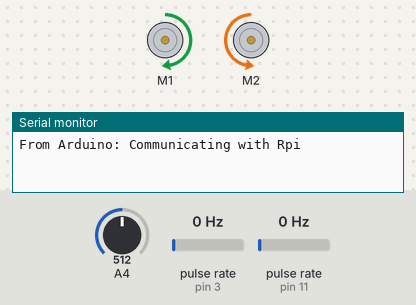
Recording of a sketch running on a simulated Arduino Uno, built with avr-gcc and run on an emulated ATmega328P. On the bench: 2 × DC motor (green arrow = forward, orange = backward, longer = faster), the last lines printed to the serial monitor. Wiring (inferred from the names in the program): 2 × pulse sensor: data pin 3 / data pin 11. The inputs (shaded band) are chosen by the test bench; at power-on: pulse rate (sensors on pin 11, pin 3) 0 Hz, A4 = 512.

Above: at 2.2 s.
2.3 s: pulse rate (sensor on pin 11) set to 150 Hz
At 4.4 s:
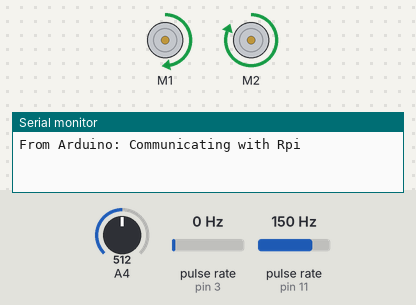
At 5.12 s:
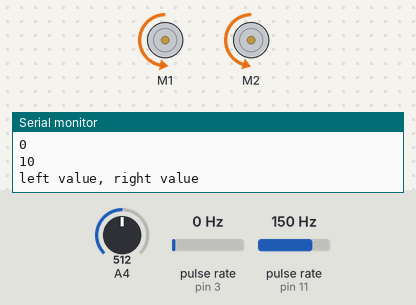
5.3 s: pulse rate (sensor on pin 3) set to 196 Hz
At 8.21 s:
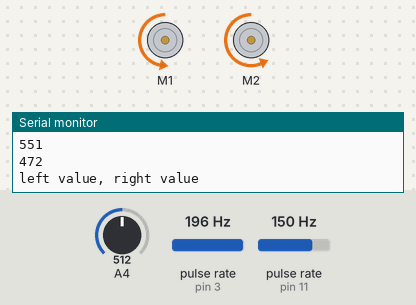
8.3 s: pulse rate (sensor on pin 3) set to 100 Hz
11.3 s: pulse rate (sensor on pin 11) set to 100 Hz
14.3 s: pulse rate (sensor on pin 3) set to 4 Hz
At 15.59 s:
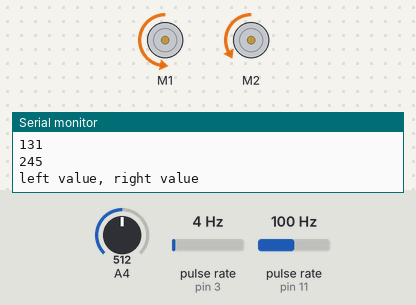
17.3 s: pulse rate (sensor on pin 11) set to 4 Hz
Timing chart, 0 to 23.1 s (numbered marks = the images above; inputs shaded):
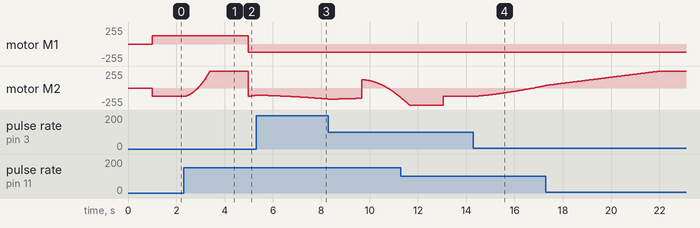

Measured:
- after the input at 2.3 s, motor M1: forward 127/255 → backward 127/255 after 2.7 s
- after the input at 14.3 s, motor M2: moves from backward 127/255 to forward 38/255 over 2.9 s, starting at once

The sketch:

ObstacleAvoidance.ino
```cpp
#include <DualVNH5019MotorShield.h>
#include <SharpIR.h>
#include <PinChangeInt.h>

DualVNH5019MotorShield md;

#define FR A0 //front right sensor
#define FC A4 //front center sensor
#define FL A1 //front left sensor
#define LL A3 //left long range sensor
#define LS A5 //left short range sensor
#define R A2 //right sensor

/*
#define FL A1 //front left
#define R A2 //right
#define LL A3 //left long
#define FC A4 //front center
#define LS A5 //left short
#define FR A0 //front right
*/


#define motor_R_enconder 11
#define motor_L_enconder 3

#define SRmodel 1080
#define LRmodel 20150

#define RECORDS 39

int sensorReading[50];
int obstacle = 0;

double distance[RECORDS];
String gridsToRpi;
volatile int left_encoder_val = 0, right_encoder_val = 0, left_encoder_val2 = 0;

float prevError = 0.0;
float integral = 0.0;

float testSpeed = 200; //180                              //
float PID_KP =  0.545; // lower = right, higher = left     // computePID() //-1.3
//float PID_KP = 15;
float PID_KI = 0.009;  //0.01                                       // computePID()
//float PID_KI = 0.87;
float PID_KD = 0.005;  //0.05                                       // computePID()
float GRID_DISTANCE[5] = {10.4, 25, 29.7, 49, 51};   // (int)
//float DG_GRID_DISTANCE[5] = {14.7, 20.5, 29.7, 40.1, 51}; // moveByDgGrids(int)
float DG_GRID_DISTANCE[5] = {10,20,30,40,50};
float LEFT_ROTATION_DEGREE_OFFSET = -1;                   // rotateLeft(int)
float RIGHT_ROTATION_DEGREE_OFFSET = 3.5;                  // rotateRight(int)
int NUM_OF_SENSOR_READINGS_TO_TAKE = 15;                  // getDistance()
int NUM_OF_SENSOR_READINGS_TO_TAKE_CALIBRATION = 5;       // calAngle() and calDistance()
int COMMAND_DELAY = 60;

const float WHEELCCF = 2 * PI * 3;

// Below Values for HWLab3 Use
float SENSOR_L_RANGE[4] = {41, 31.0, 20, 12};
float SENSOR_R_RANGE[4] = {41, 31.0, 20, 12};
float SENSOR_FL_RANGE[4] = {35, 28.5, 17.5, 10.5};
float SENSOR_FC_RANGE[4] = {35, 28.5, 17.5, 10.5};
float SENSOR_FR_RANGE[4] = {35, 28.5, 17.5, 10.5};
float SENSOR_LR_RANGE[7] = {85, 75, 66, 55, 43, 26, 18};

SharpIR fl =  SharpIR(FL, SRmodel);
SharpIR r =  SharpIR(R, SRmodel);
SharpIR ll =  SharpIR(LL, LRmodel);
SharpIR fc =  SharpIR(FC, SRmodel);
SharpIR ls =  SharpIR(LS, SRmodel);
SharpIR fr =  SharpIR(FR, SRmodel);
/*
float fl[9], fc[9], fr[9], ll[9],ls[9],r[9];
int flR, fcR, frR, llR,lsR,rR;
int sensorReadings[6];
float distance[6];
char cmd = "";
String sensorReadingToRpi;
*/


void setup()
{
  //Serial.begin(115200);
  Serial.begin(9600);
  Serial.println("From Arduino: Communicating with Rpi");

  pinMode(motor_R_enconder, INPUT);
  pinMode(motor_L_enconder, INPUT);

  md.init();
  md.setSpeeds(0,0);

  PCintPort::attachInterrupt(motor_R_enconder, lTick, RISING);
  PCintPort::attachInterrupt(motor_L_enconder, rTick, RISING);

  delay(1000);
}

void loop()
{

   /*
   delay(1000);
   sendSensorReading();
   delay(100);
    //if((calculateGrids(FC) == -1 || calculateGrids(FC) == 2) && (calculateGrids(R) == 1 || calculateGrids(R) == 2))//add condition for right/left sensor
    //if(calculateGrids(R) == 1)
    if(calculateGrids(FL)==  -1 && calculateGrids(R) != -1)
    {

    moveByGrids(2);
    //Serial.println("logic1");
    delay(100);

   }
   else if (calculateGrids(FC) == 1 && calculateGrids(LS) == -1)
   {
    rotateLeft(90);
    delay(100);
    moveByGrids(2);
    //Serial.println("logic2");
    delay(100);
   }
   else if (calculateGrids(FC) != 1 && calculateGrids(LS) == -1 && calculateGrids(R) == -1)
   {
    delay(100);
    rotateRight(90);
    delay(100);
    moveByGrids(2);
    //Serial.println("logic3");
    delay(100);
   }
   else if ((calculateGrids(FC) == 1 || calculateGrids(FC) ==2) && (calculateGrids(R) == 1 || calculateGrids(R) == 2))
   {
    rotateLeft(90);
    //Serial.println("logic4");
    delay(100);
   }
   else
   {
    moveByGrids(2);
    delay(100);
   }
   */
   while(1)
   {
    if (readSensor(FC)>319)
    {
      break;
    }
    moveByGrids(1);
   }

   rotateLeft(90);
   moveByGrids(2);
   rotateRight(90);
   moveByGrids(4);
   rotateRight(90);
   moveByGrids(2);
   rotateLeft(90);
   while(1)
   {
    if(calculateGrids(FC) == 2)
    {
      break;
    }
    moveByGrids(1);
   }

   while(1)
   {
    delay(10000);
   }
}
//  moveByGrids(1);
//  rotateRight(90);
//}


int readSensor(int sensor)
{

  for(int i = 0; i < 50; i++)
  {
    sensorReading[i] = analogRead(sensor);
  }
  insertionSort(sensorReading, 49);
  return sensorReading[49/2];


}

void insertionSort(int array[], int length)
{
  int i, j;
  double temp;
  for (i = 1; i < length; i++) {
    for (j = i; j > 0; j--) {
      if (array[j] < array[j - 1]) {
        temp = array[j];
        array[j] = array[j - 1];
        array[j - 1] = temp;
      }
      else
        break;
    }
  }
}

void insertionsort(double array[], int length)
{
  int i, j;
  double temp;
  for (i = 1; i < length; i++) {
    for (j = i; j > 0; j--) {
      if (array[j] < array[j - 1]) {
        temp = array[j];
        array[j] = array[j - 1];
        array[j - 1] = temp;
      }
      else
        break;
    }
  }
}


void lTick()  {
  left_encoder_val++;
  left_encoder_val2++;
}

void rTick()  {
  right_encoder_val++;
}

void resetCounter() {
  left_encoder_val = 0;
  right_encoder_val = 0;
  left_encoder_val2 = 0;
}

void resetPID() {
  prevError = 0;
  integral = 0;
  resetCounter();
}

float pidControlForward(int left_encoder_val, int right_encoder_val) {
  //P = High correction to value, D = Add resistance to P, I = Correct error value to original value
  float error = left_encoder_val - right_encoder_val;
  float derivative, output;

  integral += error;
  derivative = error - prevError;
  output = PID_KP * error + PID_KI * integral + PID_KD * derivative;
  prevError = error;

  return output;
}

void moveByGrids(int grids) {
  moveForward(testSpeed, GRID_DISTANCE[grids - 1]);
}

void moveByDgGrids(int grids) {
  moveForward(testSpeed, DG_GRID_DISTANCE[grids - 1]);
}

void moveForward(int sped, float distance)  {
  float output;
  float distanceInTicks;

  distanceInTicks = (distance / WHEELCCF) * 526.25;
  Serial.println(distanceInTicks);
  md.setSpeeds(-sped, -sped);
  resetPID();
  while (left_encoder_val2 < distanceInTicks)  {
    output = pidControlForward(left_encoder_val, right_encoder_val);
    delay(1);
    md.setSpeeds(-(sped),-(sped - output));
    //Serial.println("output");
    //Serial.println(output);
    Serial.println("left value, right value");
    Serial.println(right_encoder_val);
    Serial.println(left_encoder_val);
  }
  Serial.println("End moving");
  md.setBrakes(375, 375);
//  if(!FP_FLAG)
//      delay(50);
  resetPID();
}

void Brake() {
  md.setBrakes(400, 400);
}
// ================ ROTATION =====================
void rotateLeft(int degree) {
  float output;
  float dis = (degree + LEFT_ROTATION_DEGREE_OFFSET) / 90.0;
  int left_speed = 200;
  int right_speed = 200;
  float actual_distance = (dis * 405);

  delay(1);
  md.setSpeeds(left_speed, -right_speed);
  resetPID();
  while (left_encoder_val2 < actual_distance) {
    output = pidControlForward(left_encoder_val, right_encoder_val);
    delay(1);
    //        Serial.println(output);
    md.setSpeeds(left_speed, -right_speed + output);
  }
  md.setBrakes(400, 400);
  resetPID();
//  delay(75);
}

void rotateRight(int degree) {
  float output;
  float dis = (degree + RIGHT_ROTATION_DEGREE_OFFSET) / 90.0;
  int left_speed = 200; //280
  int right_speed = 200 ; //280
  float actual_distance = (dis * 405);

  delay(1);
  md.setSpeeds(-left_speed, right_speed);
  resetPID();
  while (left_encoder_val2 < actual_distance) {
    output = pidControlForward(left_encoder_val, right_encoder_val);
    delay(1);

    md.setSpeeds(-left_speed, right_speed - output);
  }
  md.setBrakes(400, 400);
  resetPID();

}

int calculateGrids(int sensor)
{
  double reading;
  double sum = 0;
  switch (sensor) {
    case FL:
      /*
        for(int i = 0; i<9; i++)
        {
        distance[i] = getDistance(FL);
        }
        insertionsort(distance, 9);

        return distance[9/2];
      */
      reading = fl.distance();
      if (reading > 7 && reading <= 16)
        return 1;
      else if (reading >= 17 && reading <= 28)
        return 2;
      else return -1;
    case FC:
      reading = fc.distance();
      if (reading > 7 && reading <= 13)
        return 1;
      else if (reading >= 14 && reading <= 24)
        return 2;
      else return -1;
    case FR:
      reading = fr.distance();
      if (reading > 8 && reading <= 18)
        return 1;
      else if (reading >= 19 && reading <= 29)
        return 2;
      else return -1;
    case LL:

      for(int i = 0; i<RECORDS; i++)
        {
        distance[i] = ll.distance();
        }
        insertionsort(distance, RECORDS);

        reading = distance[RECORDS/2];
      if (reading > 21 && reading <= 28)
        return 3;
      else if (reading >= 29 && reading <=39 )
        return 4;
      else return -1;
    case LS:
      reading = ls.distance();
      if (reading > 7 && reading <= 11)
        return "1";
      else if (reading >= 12 && reading <= 25)
        return 2;
      else return -1;
     case R:
      reading = r.distance();
      if (reading > 7 && reading <= 12)
        return 1;
      else if (reading >= 13 && reading <= 25)
        return 2;
      else return -1;
  }
}
```
